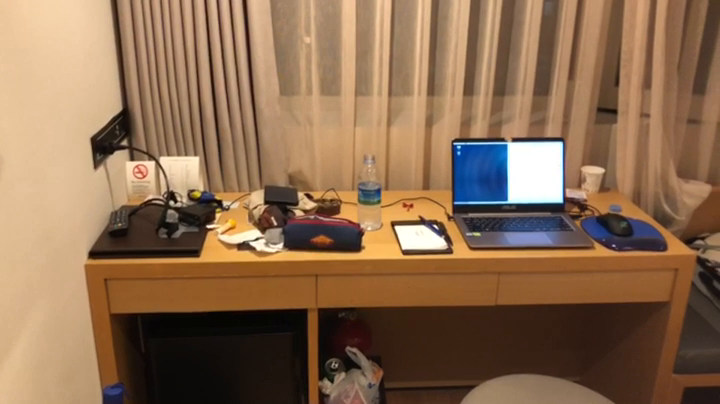
#> input picture frame 50 of test3.mp4, 720 x 404 px
$ python cv_04_editVID.py
#> lines starting #> are read from the running program, lines starting #| are printed output that depends on the picture
#-*-coding:utf-8-*-

import numpy as np
import cv2

def showVideo():

	cap = cv2.VideoCapture('/home/jkim/gitdir/opencv/videos/test3.mp4')


	fps=20.0
	width  = int(cap.get(3))
	height = int(cap.get(4))

	fcc = cv2.VideoWriter_fourcc('D','I','V','X')
	out = cv2.VideoWriter('sample2.avi', fcc, fps, (width,height))


	CurrentFrame=0
	StartFrame=50
	EndFrame=151
	# 현재 프레임 계산에 이용할 CurrentFrame
	# 시작 프레임 설정 StartFrame
	# 종료 프레임 설정 EndFrame

	cap.set(cv2.CAP_PROP_POS_FRAMES,StartFrame)
	#설정한 시작프레임으로 영상 시작점을 조정합니다
	CurrentFrame=StartFrame
	#현재 프레임을 시작 프레임으로 설정합니다
	print('녹화를 시작합니다')

	while True:
		ret, frame = cap.read()
#> frame is the input picture: shape (404, 720, 3); mean B, G, R 80.9, 108.5, 140.5
		if not ret:
			print("read error")
			break
		frame=cv2.cvtColor(frame, cv2.COLOR_BGR2GRAY)
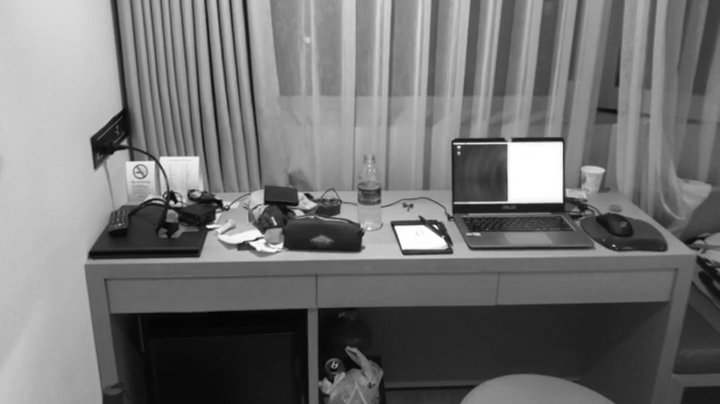
#> frame: shape (404, 720); min 4, max 255, mean 114.9
		cv2.imshow('video', frame)
		out.write(frame)
		#녹화와 출력은 동시에 이루어집니다
		#cv2.imwrite("ExtIMG%d.jpg" % CurrentFrame,frame)
		#캡처기능

		CurrentFrame+=1
		#영상이 녹화되고 그다음 현재 프레임이 올라갑니다

		k =cv2.waitKey(1) & 0xFF
#> (key Esc is pressed here)
		if k == 27 or CurrentFrame==EndFrame :
			print('녹화를 종료합니다')
			print('start: ',StartFrame,'end: ', CurrentFrame)
			break
		#현재 프레임이 설정한 종료프레임과 같아지면 녹화를 종료합니다
	cap.release()
	out.release()
#> (the run stopped early here; a loop or call above may not have finished)
